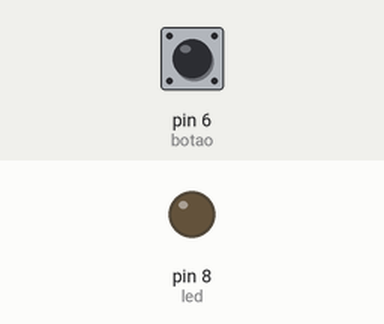
A sketch run on a simulated Arduino Uno, built with avr-gcc and run on an emulated ATmega328P. Shown: output pins drawn as LEDs (lit = HIGH). The test bench sets the inputs (shaded band); at power-on: pin 6 (botao) LOW.

Above: at 1.2 s.
1.3 s: pin 6 (botao) pulled HIGH for 0.15 s
At 1.9 s:
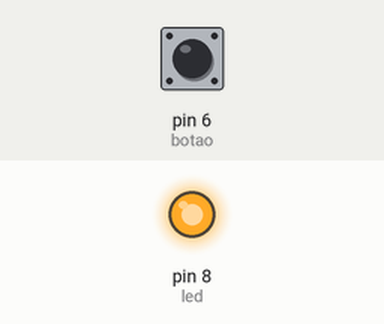
2.9 s: pin 6 (botao) pulled HIGH for 1 s
At 4.3 s:
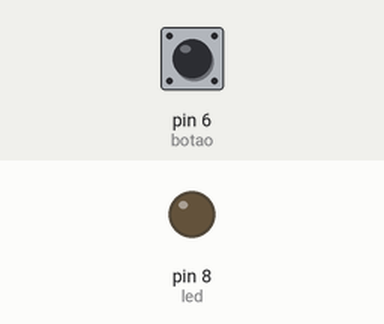
5.4 s: pin 6 (botao) pulled HIGH for 3.2 s
At 6.2 s:
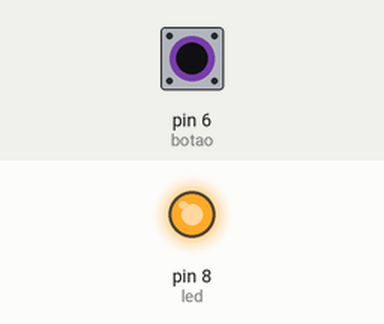
Timing chart, 0 to 8.4 s (numbered marks = the images above; inputs shaded):
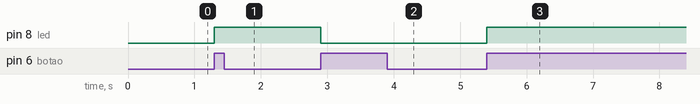

Measured:
- after the input at 1.3 s, pin 8 (led): LOW → HIGH at once
- after the input at 2.9 s, pin 8 (led): HIGH → LOW at once
- after the input at 5.4 s, pin 8 (led): LOW → HIGH at once

The sketch:

testebotao.ino
```cpp
const int botao = 6;
const int led = 8;

int estadobotao = LOW;
int ultimoestadobotao = LOW;
int ultimoestadoled = LOW;
int estadoled = LOW;

void setup() {
  // put your setup code here, to run once:
  pinMode(botao, INPUT);
  pinMode(led, OUTPUT);
  Serial.begin(9600);
}

void loop() {
  // put your main code here, to run repeatedly:
  estadobotao = digitalRead(botao);

  if (estadobotao != ultimoestadobotao)
  {
    if (estadobotao == HIGH)
    {
      if (ultimoestadoled == HIGH)
      {
        digitalWrite(led,LOW);
        ultimoestadoled = LOW;
      }
      else
      {
        digitalWrite(led,HIGH);
        ultimoestadoled = HIGH;
      }
    }
    ultimoestadobotao = estadobotao;
  }
}
```
